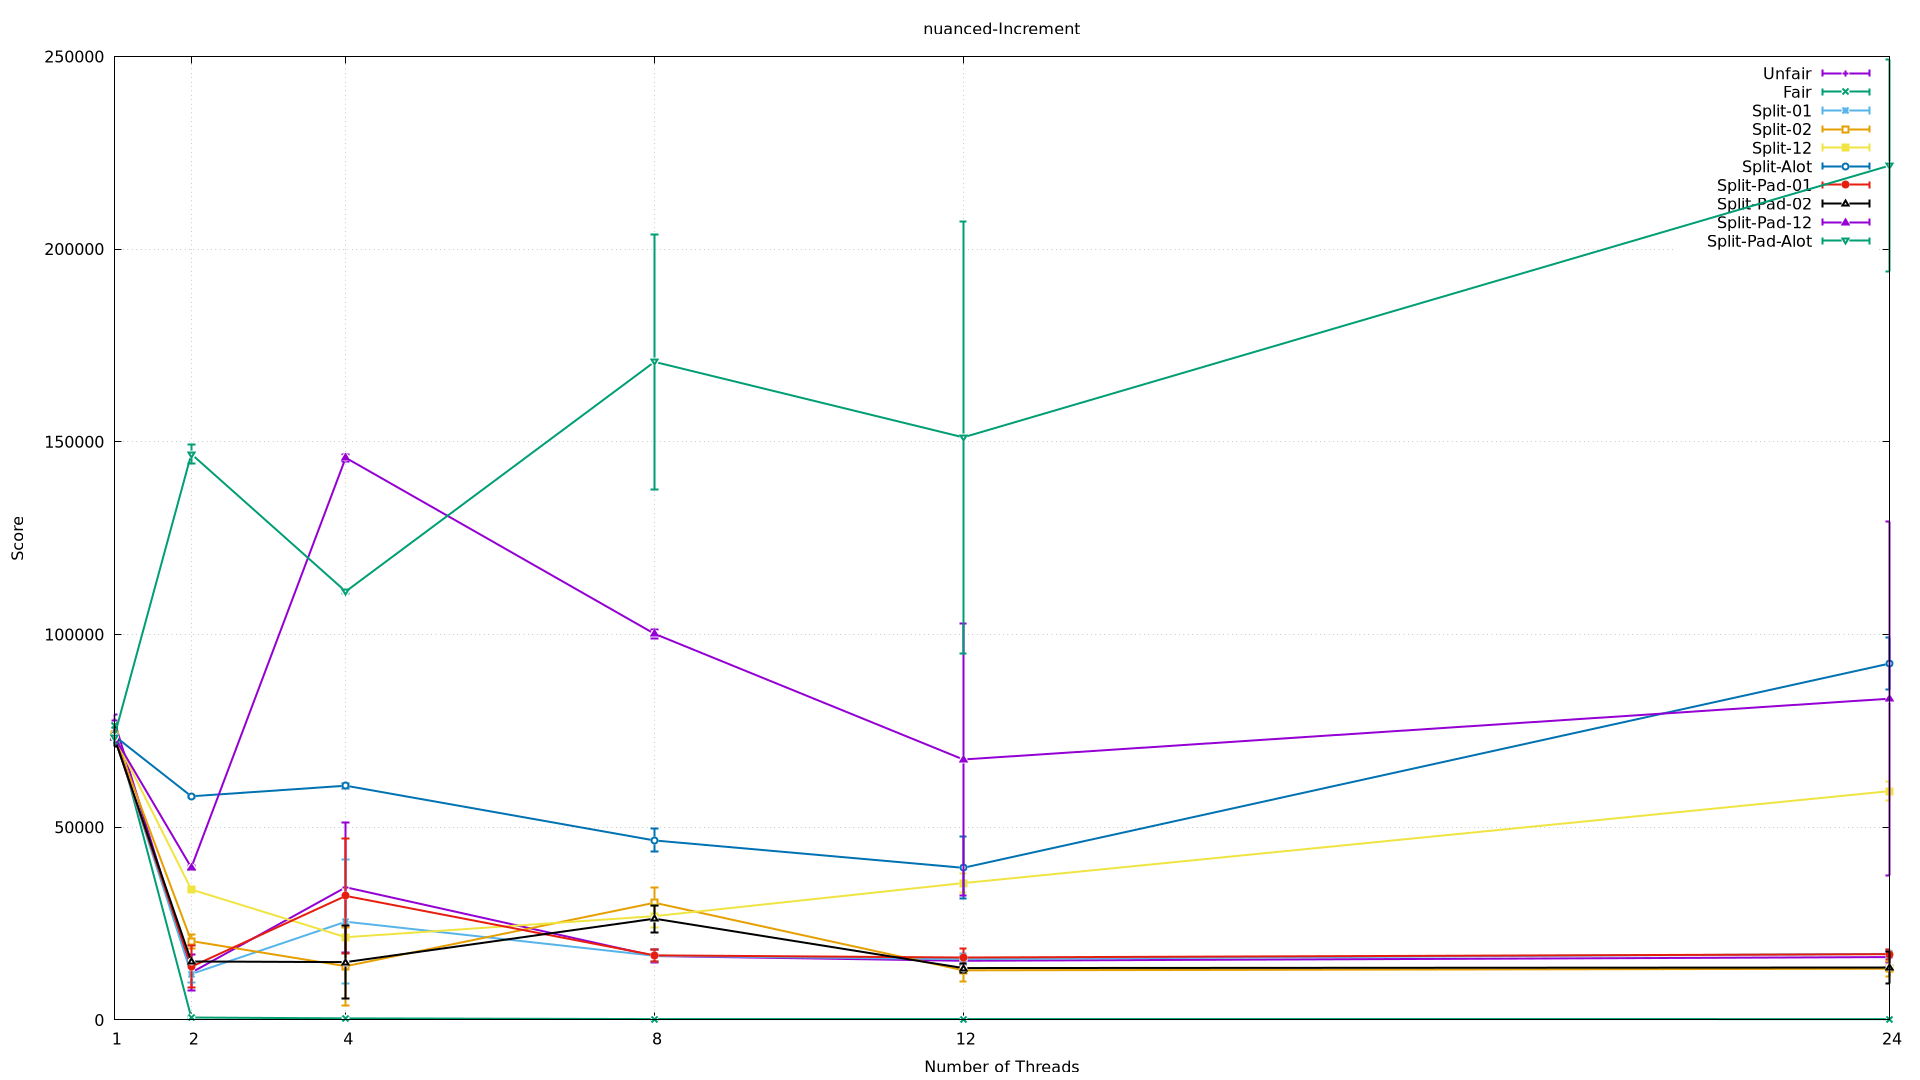

Here is the gnuplot script that generated this plot:
set terminal pngcairo size 1920,1080
set output 'nuanced-Increment.png'
set title 'nuanced-Increment'
set xlabel 'Number of Threads'
set xtics (1, 2, 4, 8, 12, 24)
set ylabel 'Score'
set yrange [0:*]
set grid
plot 'nuanced-Increment.dat' index 0 title 'Unfair' with yerrorlines linewidth 2, \
     'nuanced-Increment.dat' index 1 title 'Fair' with yerrorlines linewidth 2, \
     'nuanced-Increment.dat' index 2 title 'Split-01' with yerrorlines linewidth 2, \
     'nuanced-Increment.dat' index 3 title 'Split-02' with yerrorlines linewidth 2, \
     'nuanced-Increment.dat' index 4 title 'Split-12' with yerrorlines linewidth 2, \
     'nuanced-Increment.dat' index 5 title 'Split-Alot' with yerrorlines linewidth 2, \
     'nuanced-Increment.dat' index 6 title 'Split-Pad-01' with yerrorlines linewidth 2, \
     'nuanced-Increment.dat' index 7 title 'Split-Pad-02' with yerrorlines linewidth 2, \
     'nuanced-Increment.dat' index 8 title 'Split-Pad-12' with yerrorlines linewidth 2, \
     'nuanced-Increment.dat' index 9 title 'Split-Pad-Alot' with yerrorlines linewidth 2
